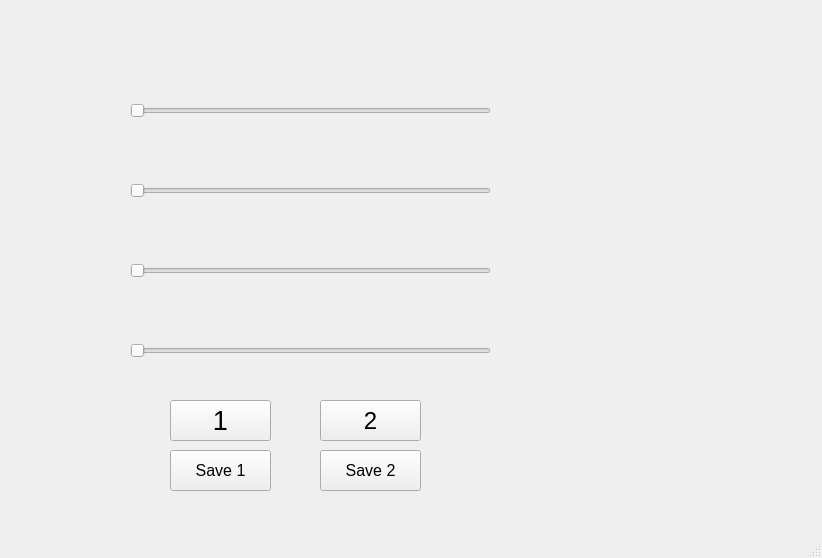
<?xml version="1.0" encoding="UTF-8"?>
<ui version="4.0">
 <class>MainWindow</class>
 <widget class="QMainWindow" name="MainWindow">
  <property name="geometry">
   <rect>
    <x>0</x>
    <y>0</y>
    <width>822</width>
    <height>558</height>
   </rect>
  </property>
  <property name="windowTitle">
   <string>METU MECH</string>
  </property>
  <widget class="QWidget" name="centralwidget">
   <widget class="QSlider" name="servo_1">
    <property name="geometry">
     <rect>
      <x>130</x>
      <y>90</y>
      <width>361</width>
      <height>41</height>
     </rect>
    </property>
    <property name="maximum">
     <number>180</number>
    </property>
    <property name="orientation">
     <enum>Qt::Horizontal</enum>
    </property>
   </widget>
   <widget class="QSlider" name="servo_2">
    <property name="geometry">
     <rect>
      <x>130</x>
      <y>170</y>
      <width>361</width>
      <height>41</height>
     </rect>
    </property>
    <property name="maximum">
     <number>180</number>
    </property>
    <property name="orientation">
     <enum>Qt::Horizontal</enum>
    </property>
   </widget>
   <widget class="QSlider" name="servo_3">
    <property name="geometry">
     <rect>
      <x>130</x>
      <y>250</y>
      <width>361</width>
      <height>41</height>
     </rect>
    </property>
    <property name="maximum">
     <number>180</number>
    </property>
    <property name="orientation">
     <enum>Qt::Horizontal</enum>
    </property>
   </widget>
   <widget class="QSlider" name="servo_4">
    <property name="geometry">
     <rect>
      <x>130</x>
      <y>330</y>
      <width>361</width>
      <height>41</height>
     </rect>
    </property>
    <property name="maximum">
     <number>180</number>
    </property>
    <property name="orientation">
     <enum>Qt::Horizontal</enum>
    </property>
   </widget>
   <widget class="QPushButton" name="pushButton">
    <property name="geometry">
     <rect>
      <x>170</x>
      <y>400</y>
      <width>101</width>
      <height>41</height>
     </rect>
    </property>
    <property name="font">
     <font>
      <pointsize>20</pointsize>
     </font>
    </property>
    <property name="text">
     <string>1</string>
    </property>
   </widget>
   <widget class="QPushButton" name="pushButton_2">
    <property name="geometry">
     <rect>
      <x>320</x>
      <y>400</y>
      <width>101</width>
      <height>41</height>
     </rect>
    </property>
    <property name="font">
     <font>
      <pointsize>18</pointsize>
     </font>
    </property>
    <property name="text">
     <string>2</string>
    </property>
   </widget>
   <widget class="QPushButton" name="pushButton_3">
    <property name="geometry">
     <rect>
      <x>170</x>
      <y>450</y>
      <width>101</width>
      <height>41</height>
     </rect>
    </property>
    <property name="font">
     <font>
      <pointsize>12</pointsize>
     </font>
    </property>
    <property name="text">
     <string>Save 1</string>
    </property>
   </widget>
   <widget class="QPushButton" name="pushButton_4">
    <property name="geometry">
     <rect>
      <x>320</x>
      <y>450</y>
      <width>101</width>
      <height>41</height>
     </rect>
    </property>
    <property name="font">
     <font>
      <pointsize>12</pointsize>
     </font>
    </property>
    <property name="text">
     <string>Save 2</string>
    </property>
   </widget>
  </widget>
  <widget class="QMenuBar" name="menubar">
   <property name="geometry">
    <rect>
     <x>0</x>
     <y>0</y>
     <width>822</width>
     <height>21</height>
    </rect>
   </property>
  </widget>
  <widget class="QStatusBar" name="statusbar"/>
 </widget>
 <resources/>
 <connections/>
</ui>
